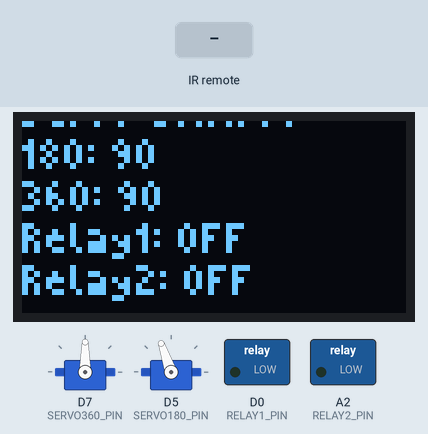
The program below on a simulated STM32 Nucleo. On the bench: 2 × servo, 128×64 one-colour display, switched loads named in the program (green lamp = pin HIGH). The test bench sets the inputs (shaded band).

Above: at 1.2 s.
1.3 s: infrared code 0xE31CFF00 received
At 1.48 s:
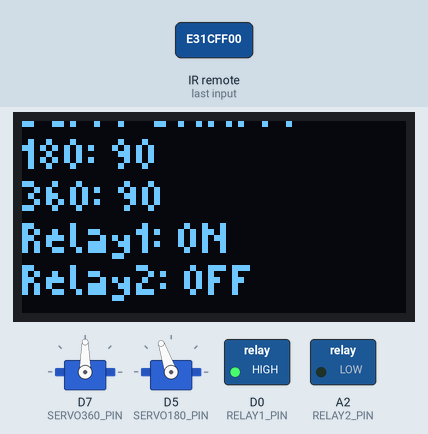
3.1 s: infrared code 0xF20DFF00 received
At 3.25 s:
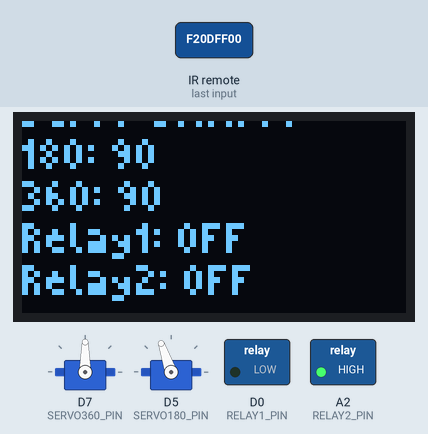
4.9 s: infrared code 0xE31CFF00 received
At 5.08 s:
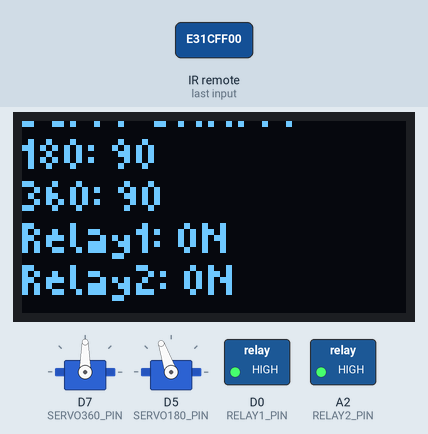
Timing chart, 0 to 7.9 s (numbered marks = the images above; inputs shaded):
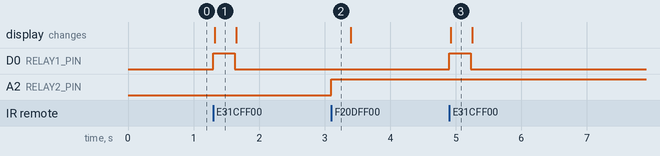

Measured:
- after the input at 1.3 s, D0 (RELAY1_PIN): LOW → HIGH at once, → LOW 0.33 s later; the display: changes at once (image 1)
- after the input at 3.1 s, A2 (RELAY2_PIN): LOW → HIGH at once
- after the input at 4.9 s, D0 (RELAY1_PIN): LOW → HIGH at once, → LOW 0.33 s later; the display: changes at once (image 3)

The program:

main.cpp
```cpp
#include <IRremote.h>
#include <Arduino.h>
#include <Servo.h>
#include <Adafruit_GFX.h>
#include <Adafruit_SSD1306.h>
#include <Fonts/Picopixel.h>

const int IR_PIN = PA0;
const int RELAY1_PIN = PA3;
const int RELAY2_PIN = PA4;

#define SCREEN_WIDTH 128
#define SCREEN_HEIGHT 64
#define OLED_RESET -1
Adafruit_SSD1306 display(SCREEN_WIDTH, SCREEN_HEIGHT, &Wire, OLED_RESET);

#define SERVO360_PIN PA8
#define SERVO180_PIN PB4

Servo servo360;
Servo servo180;

int servo180Pos = 109;
int servo360Current = 90; // Current position of 360 servo
int servo360Target = 90;  // Target position
int servo180range = 45;
const int SERVO180_STEP = 1;
const int SERVO360_STEP = 1; // Step size for 360 servo (smaller = slower)
const unsigned long CMD_TIMEOUT = 200;
const unsigned long REPEAT_DELAY = 300;
const unsigned long SERVO_UPDATE_INTERVAL = 20; // Time between steps (ms)
const unsigned long RELAY_DEFAULT_TIME = 500;   // 0.5 วินาที
const unsigned long RELAY_EXTEND_TIME = 300;    // เพิ่มเวลา 500ms ทุกครั้งที่กดซ้ำ

bool relay1State = false;
bool relay2State = false;
unsigned long relay1StartTime = 0;
unsigned long relay1EndTime = 0;
bool relay1Extended = false;

IRrecv irrecv(IR_PIN);

unsigned long lastCmdTime = 0;
unsigned long lastServoUpdate = 0;
enum Command
{
  NONE,
  UP,
  DOWN,
  LEFT,
  RIGHT,
  OK,
  STAR,
  SQUARE
};
Command lastCommand = NONE;
bool newPress = false;

int displayangle(int angle)
{
  return 90 - (angle - 109);
}

void updateDisplay()
{
  display.clearDisplay();
  display.setCursor(0, 0);
  display.println("Servo Control");
  display.print("180: ");
  display.println(displayangle(servo180Pos));
  display.print("360: ");
  display.println(servo360Current); // Show current position instead of target
  display.print("Relay1: ");
  display.println(relay1State ? "ON" : "OFF");
  display.print("Relay2: ");
  display.println(relay2State ? "ON" : "OFF");
  display.display();
}

void setup()
{
  Serial.begin(9600);
  irrecv.enableIRIn();

  pinMode(RELAY1_PIN, OUTPUT);
  pinMode(RELAY2_PIN, OUTPUT);
  digitalWrite(RELAY1_PIN, LOW);
  digitalWrite(RELAY2_PIN, LOW);

  servo360.attach(SERVO360_PIN);
  servo180.attach(SERVO180_PIN);
  servo180.write(servo180Pos);
  servo360.write(servo360Current); // Initialize with current position

  if (!display.begin(SSD1306_SWITCHCAPVCC, 0x3C))
  {
    Serial.println("OLED failed");
    while (1)
      ;
  }
  display.setFont(&Picopixel);
  display.setTextSize(2);
  display.setTextColor(SSD1306_WHITE);
  updateDisplay();
}

void processIRCommand()
{
  unsigned long rawData = irrecv.decodedIRData.decodedRawData;
  bool isRepeat = irrecv.decodedIRData.flags & IRDATA_FLAGS_IS_REPEAT;

  if (!isRepeat)
  {
    newPress = true;
    lastCommand = NONE;
    if (rawData == 2907897600)
      lastCommand = UP;
    else if (rawData == 3877175040)
      lastCommand = DOWN;
    else if (rawData == 4144561920)
    {
      servo360Target = 180;
      lastCommand = LEFT;
    }
    else if (rawData == 2774204160)
    {
      servo360Target = 0;
      lastCommand = RIGHT;
    }
    else if (rawData == 3810328320)
    {
      lastCommand = OK;
      if (!relay1State)
      {
        // เริ่มต้นเปิด relay
        relay1State = true;
        relay1StartTime = millis();
        relay1EndTime = relay1StartTime + RELAY_DEFAULT_TIME;
        digitalWrite(RELAY1_PIN, HIGH);
        updateDisplay();
      }
    }
    else if (rawData == 3910598400)
    {
      lastCommand = STAR;
    }
    else if (rawData == 4061003520)
    {
      lastCommand = SQUARE;
    }
  }

  if ((newPress || isRepeat) && lastCommand != NONE)
  {
    switch (lastCommand)
    {
    case UP:
      servo180Pos = constrain(servo180Pos + SERVO180_STEP, 109 - 25, 109 + 15);
      break;
    case DOWN:
      servo180Pos = constrain(servo180Pos - SERVO180_STEP, 109 - 25, 109 + 15);
      break;
    case OK:
      if (relay1State)
      {
        // ขยายเวลาเปิด relay
        relay1EndTime = min(relay1EndTime + RELAY_EXTEND_TIME, millis() + RELAY_EXTEND_TIME);
      }
      break;
    case SQUARE:
      relay2State = !relay2State;
      digitalWrite(RELAY2_PIN, relay2State ? HIGH : LOW);
      delay(250);
      break;
    case STAR:
      servo180Pos = 109;
      break;
    }
    newPress = false;
    updateDisplay();
  }

  servo180.write(servo180Pos);
  lastCmdTime = millis();
}

void loop()
{
  // จัดการ relay1 timeout
  if (relay1State && millis() > relay1EndTime)
  {
    relay1State = false;
    digitalWrite(RELAY1_PIN, LOW);
    updateDisplay();
  }

  // Handle 360 servo timeout
  if (millis() - lastCmdTime > CMD_TIMEOUT)
  {
    servo360Target = 90;
  }

  // Smooth 360 servo movement
  if (millis() - lastServoUpdate >= SERVO_UPDATE_INTERVAL)
  {
    if (servo360Current != servo360Target)
    {
      if (servo360Current < servo360Target)
      {
        servo360Current = min(servo360Current + SERVO360_STEP, servo360Target);
      }
      else
      {
        servo360Current = max(servo360Current - SERVO360_STEP, servo360Target);
      }
      servo360.write(servo360Current);
      updateDisplay();
    }
    lastServoUpdate = millis();
  }

  if (irrecv.decode())
  {
    processIRCommand();
    irrecv.resume();
  }

  // Debounce logic
  static unsigned long lastRepeatTime = 0;
  if (lastCommand == UP || lastCommand == DOWN)
  {
    if (millis() - lastRepeatTime > REPEAT_DELAY && !irrecv.isIdle())
    {
      processIRCommand();
      lastRepeatTime = millis();
    }
  }
}
```
